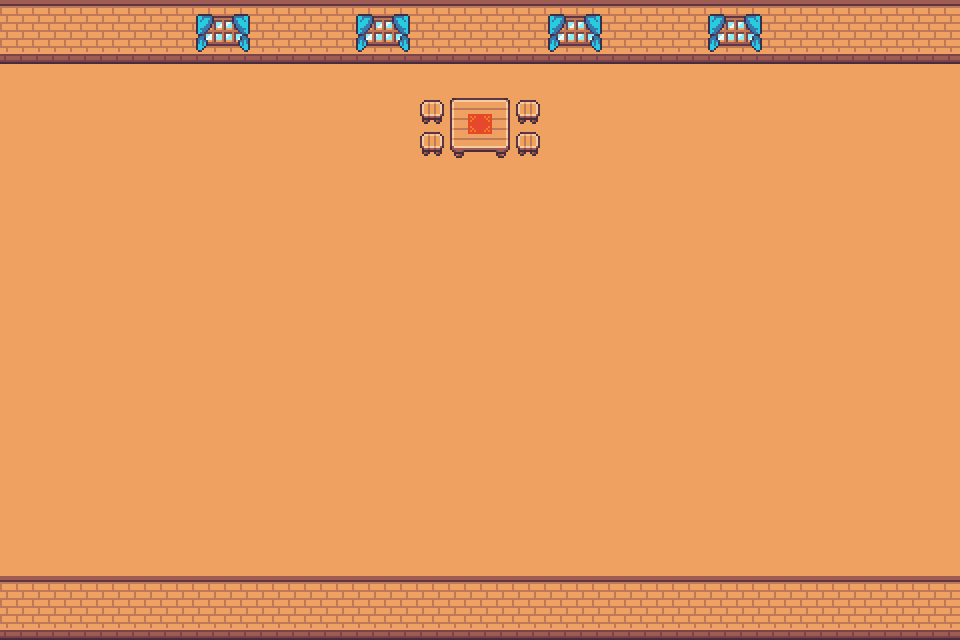

Rendered tile map (Tiled .tmx) drawn with the repository's tilesets; below, a short description and the full map source, tile grids included:
An orthogonal 30x20 tile map with 32x32 px tiles, 3 tile layers (Tile Layer 1, Tile Layer 2, Tile Layer 3), 2 tilesets.

<map version="1.10" tiledversion="1.10.2" orientation="orthogonal" renderorder="right-down" width="30" height="20" tilewidth="32" tileheight="32" infinite="0" nextlayerid="8" nextobjectid="1">
 <tileset firstgid="1" name="atlas_32x" tilewidth="32" tileheight="32" tilecount="192" columns="24">
  <image source="tiled/Super_Retro_World_Interior_pack_week42/atlas_16x.png" width="768" height="256" />
 </tileset>
 <tileset firstgid="193" source="untitled.tsx" />
 <layer id="1" name="Tile Layer 1" width="30" height="20">
  <data encoding="csv">
291,291,291,291,291,291,291,291,291,291,291,291,291,291,291,291,291,291,291,291,291,291,291,291,291,291,291,291,291,291,
339,339,339,339,339,339,339,339,339,339,339,339,339,339,339,339,339,339,339,339,339,339,339,339,339,339,339,339,339,339,
483,483,483,483,483,483,483,483,483,483,483,483,483,483,483,483,483,483,483,483,483,483,483,483,483,483,483,483,483,483,
483,483,483,483,483,483,483,483,483,483,483,483,483,483,483,483,483,483,483,483,483,483,483,483,483,483,483,483,483,483,
483,483,483,483,483,483,483,483,483,483,483,483,483,483,483,483,483,483,483,483,483,483,483,483,483,483,483,483,483,483,
483,483,483,483,483,483,483,483,483,483,483,483,483,483,483,483,483,483,483,483,483,483,483,483,483,483,483,483,483,483,
483,483,483,483,483,483,483,483,483,483,483,483,483,483,483,483,483,483,483,483,483,483,483,483,483,483,483,483,483,483,
483,483,483,483,483,483,483,483,483,483,483,483,483,483,483,483,483,483,483,483,483,483,483,483,483,483,483,483,483,483,
483,483,483,483,483,483,483,483,483,483,483,483,483,483,483,483,483,483,483,483,483,483,483,483,483,483,483,483,483,483,
483,483,483,483,483,483,483,483,483,483,483,483,483,483,483,483,483,483,483,483,483,483,483,483,483,483,483,483,483,483,
483,483,483,483,483,483,483,483,483,483,483,483,483,483,483,483,483,483,483,483,483,483,483,483,483,483,483,483,483,483,
483,483,483,483,483,483,483,483,483,483,483,483,483,483,483,483,483,483,483,483,483,483,483,483,483,483,483,483,483,483,
483,483,483,483,483,483,483,483,483,483,483,483,483,483,483,483,483,483,483,483,483,483,483,483,483,483,483,483,483,483,
483,483,483,483,483,483,483,483,483,483,483,483,483,483,483,483,483,483,483,483,483,483,483,483,483,483,483,483,483,483,
483,483,483,483,483,483,483,483,483,483,483,483,483,483,483,483,483,483,483,483,483,483,483,483,483,483,483,483,483,483,
483,483,483,483,483,483,483,483,483,483,483,483,483,483,483,483,483,483,483,483,483,483,483,483,483,483,483,483,483,483,
483,483,483,483,483,483,483,483,483,483,483,483,483,483,483,483,483,483,483,483,483,483,483,483,483,483,483,483,483,483,
483,483,483,483,483,483,483,483,483,483,483,483,483,483,483,483,483,483,483,483,483,483,483,483,483,483,483,483,483,483,
291,291,291,291,291,291,291,291,291,291,291,291,291,291,291,291,291,291,291,291,291,291,291,291,291,291,291,291,291,291,
339,339,339,339,339,339,339,339,339,339,339,339,339,339,339,339,339,339,339,339,339,339,339,339,339,339,339,339,339,339
</data>
 </layer>
 <layer id="6" name="Tile Layer 2" width="30" height="20">
  <data encoding="csv">
0,0,0,0,0,0,204,205,0,0,0,204,205,0,0,0,0,204,205,0,0,0,204,205,0,0,0,0,0,0,
0,0,0,0,0,0,252,253,0,0,0,252,253,0,0,0,0,252,253,0,0,0,252,253,0,0,0,0,0,0,
0,0,0,0,0,0,0,0,0,0,0,0,0,0,0,0,0,0,0,0,0,0,0,0,0,0,0,0,0,0,
0,0,0,0,0,0,0,0,0,0,0,0,0,537,395,396,537,0,0,0,0,0,0,0,0,0,0,0,0,0,
0,0,0,0,0,0,0,0,0,0,0,0,0,537,443,444,537,0,0,0,0,0,0,0,0,0,0,0,0,0,
0,0,0,0,0,0,0,0,0,0,0,0,0,0,0,0,0,0,0,0,0,0,0,0,0,0,0,0,0,0,
0,0,0,0,0,0,0,0,0,0,0,0,0,0,0,0,0,0,0,0,0,0,0,0,0,0,0,0,0,0,
0,0,0,0,0,0,0,0,0,0,0,0,0,0,0,0,0,0,0,0,0,0,0,0,0,0,0,0,0,0,
0,0,0,0,0,0,0,0,0,0,0,0,0,0,0,0,0,0,0,0,0,0,0,0,0,0,0,0,0,0,
0,0,0,0,0,0,0,0,0,0,0,0,0,0,0,0,0,0,0,0,0,0,0,0,0,0,0,0,0,0,
0,0,0,0,0,0,0,0,0,0,0,0,0,0,0,0,0,0,0,0,0,0,0,0,0,0,0,0,0,0,
0,0,0,0,0,0,0,0,0,0,0,0,0,0,0,0,0,0,0,0,0,0,0,0,0,0,0,0,0,0,
0,0,0,0,0,0,0,0,0,0,0,0,0,0,0,0,0,0,0,0,0,0,0,0,0,0,0,0,0,0,
0,0,0,0,0,0,0,0,0,0,0,0,0,0,0,0,0,0,0,0,0,0,0,0,0,0,0,0,0,0,
0,0,0,0,0,0,0,0,0,0,0,0,0,0,0,0,0,0,0,0,0,0,0,0,0,0,0,0,0,0,
0,0,0,0,0,0,0,0,0,0,0,0,0,0,0,0,0,0,0,0,0,0,0,0,0,0,0,0,0,0,
0,0,0,0,0,0,0,0,0,0,0,0,0,0,0,0,0,0,0,0,0,0,0,0,0,0,0,0,0,0,
0,0,0,0,0,0,0,0,0,0,0,0,0,0,0,0,0,0,0,0,0,0,0,0,0,0,0,0,0,0,
0,0,0,0,0,0,0,0,0,0,0,0,0,0,0,0,0,0,0,0,0,0,0,0,0,0,0,0,0,0,
0,0,0,0,0,0,0,0,0,0,0,0,0,0,0,0,0,0,0,0,0,0,0,0,0,0,0,0,0,0
</data>
 </layer>
 <layer id="7" name="Tile Layer 3" width="30" height="20">
  <data encoding="csv">
0,0,0,0,0,0,297,298,0,0,0,297,298,0,0,0,0,297,298,0,0,0,297,298,0,0,0,0,0,0,
0,0,0,0,0,0,345,346,0,0,0,345,346,0,0,0,0,345,346,0,0,0,345,346,0,0,0,0,0,0,
0,0,0,0,0,0,0,0,0,0,0,0,0,0,0,0,0,0,0,0,0,0,0,0,0,0,0,0,0,0,
0,0,0,0,0,0,0,0,0,0,0,0,0,0,0,0,0,0,0,0,0,0,0,0,0,0,0,0,0,0,
0,0,0,0,0,0,0,0,0,0,0,0,0,0,0,0,0,0,0,0,0,0,0,0,0,0,0,0,0,0,
0,0,0,0,0,0,0,0,0,0,0,0,0,0,0,0,0,0,0,0,0,0,0,0,0,0,0,0,0,0,
0,0,0,0,0,0,0,0,0,0,0,0,0,0,0,0,0,0,0,0,0,0,0,0,0,0,0,0,0,0,
0,0,0,0,0,0,0,0,0,0,0,0,0,0,0,0,0,0,0,0,0,0,0,0,0,0,0,0,0,0,
0,0,0,0,0,0,0,0,0,0,0,0,0,0,0,0,0,0,0,0,0,0,0,0,0,0,0,0,0,0,
0,0,0,0,0,0,0,0,0,0,0,0,0,0,0,0,0,0,0,0,0,0,0,0,0,0,0,0,0,0,
0,0,0,0,0,0,0,0,0,0,0,0,0,0,0,0,0,0,0,0,0,0,0,0,0,0,0,0,0,0,
0,0,0,0,0,0,0,0,0,0,0,0,0,0,0,0,0,0,0,0,0,0,0,0,0,0,0,0,0,0,
0,0,0,0,0,0,0,0,0,0,0,0,0,0,0,0,0,0,0,0,0,0,0,0,0,0,0,0,0,0,
0,0,0,0,0,0,0,0,0,0,0,0,0,0,0,0,0,0,0,0,0,0,0,0,0,0,0,0,0,0,
0,0,0,0,0,0,0,0,0,0,0,0,0,0,0,0,0,0,0,0,0,0,0,0,0,0,0,0,0,0,
0,0,0,0,0,0,0,0,0,0,0,0,0,0,0,0,0,0,0,0,0,0,0,0,0,0,0,0,0,0,
0,0,0,0,0,0,0,0,0,0,0,0,0,0,0,0,0,0,0,0,0,0,0,0,0,0,0,0,0,0,
0,0,0,0,0,0,0,0,0,0,0,0,0,0,0,0,0,0,0,0,0,0,0,0,0,0,0,0,0,0,
0,0,0,0,0,0,0,0,0,0,0,0,0,0,0,0,0,0,0,0,0,0,0,0,0,0,0,0,0,0,
0,0,0,0,0,0,0,0,0,0,0,0,0,0,0,0,0,0,0,0,0,0,0,0,0,0,0,0,0,0
</data>
 </layer>
</map>
